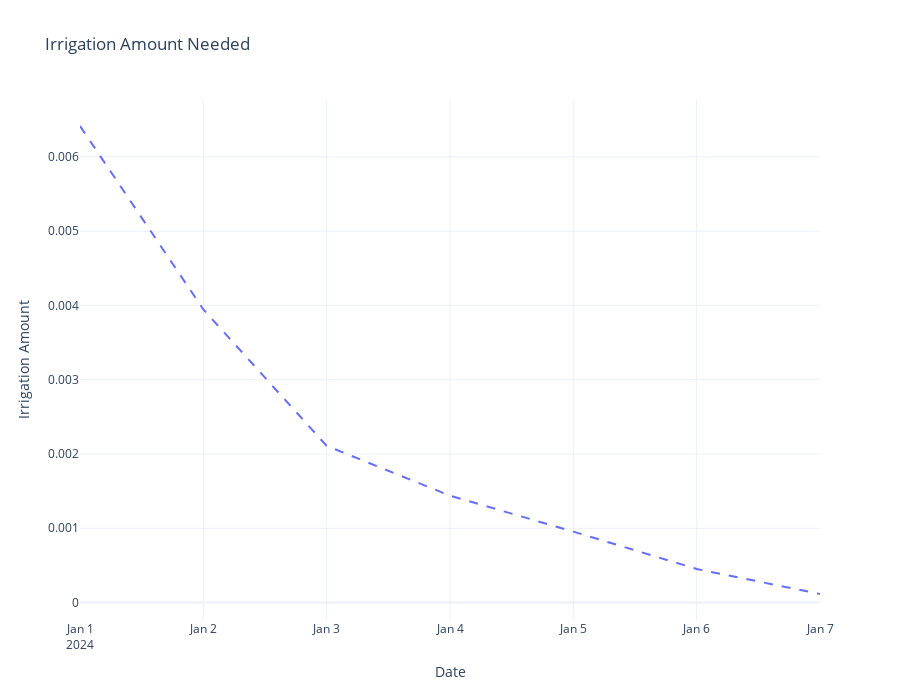

Write notebook code for a chart like this one.
### Code cell
import plotly.graph_objects as go

# Create a figure
fig = go.Figure()

# Add the irrigation amount line
fig.add_trace(go.Scatter(
    x=p.index, 
    y=p["irrigation_amount"],
    mode='lines',
    name='Irrigation Amount',
    line=dict(dash='dash')  # This creates a dashed line
))

# Update layout for the figure
fig.update_layout(
    title='Irrigation Amount Needed',
    xaxis_title='Date',
    yaxis_title='Irrigation Amount',
    legend_title='Legend',
    template='plotly_white',  # Optional: set a template
    width=900,  # Width of the plot
    height=700  # Height of the plot
)

# Show the figure
fig.show()

### Figure 1 — Plotly figure (JSON) as saved in the notebook; plotly's stock layout.template omitted (floating-point values rounded to 4 significant figures)
{"data": [{"line": {"dash": "dash"}, "mode": "lines", "name": "Irrigation Amount", "type": "scatter", "x": ["2024-01-01T00:00:00", "2024-01-02T00:00:00", "2024-01-03T00:00:00", "2024-01-04T00:00:00", "2024-01-05T00:00:00", "2024-01-06T00:00:00", "2024-01-07T00:00:00"], "y": [0.006416, 0.003946, 0.00211, 0.001439, 0.0009549, 0.000452, 0.000115]}], "layout": {"height": 700, "legend": {"title": {"text": "Legend"}}, "title": {"text": "Irrigation Amount Needed"}, "width": 900, "xaxis": {"title": {"text": "Date"}}, "yaxis": {"title": {"text": "Irrigation Amount"}}}}
